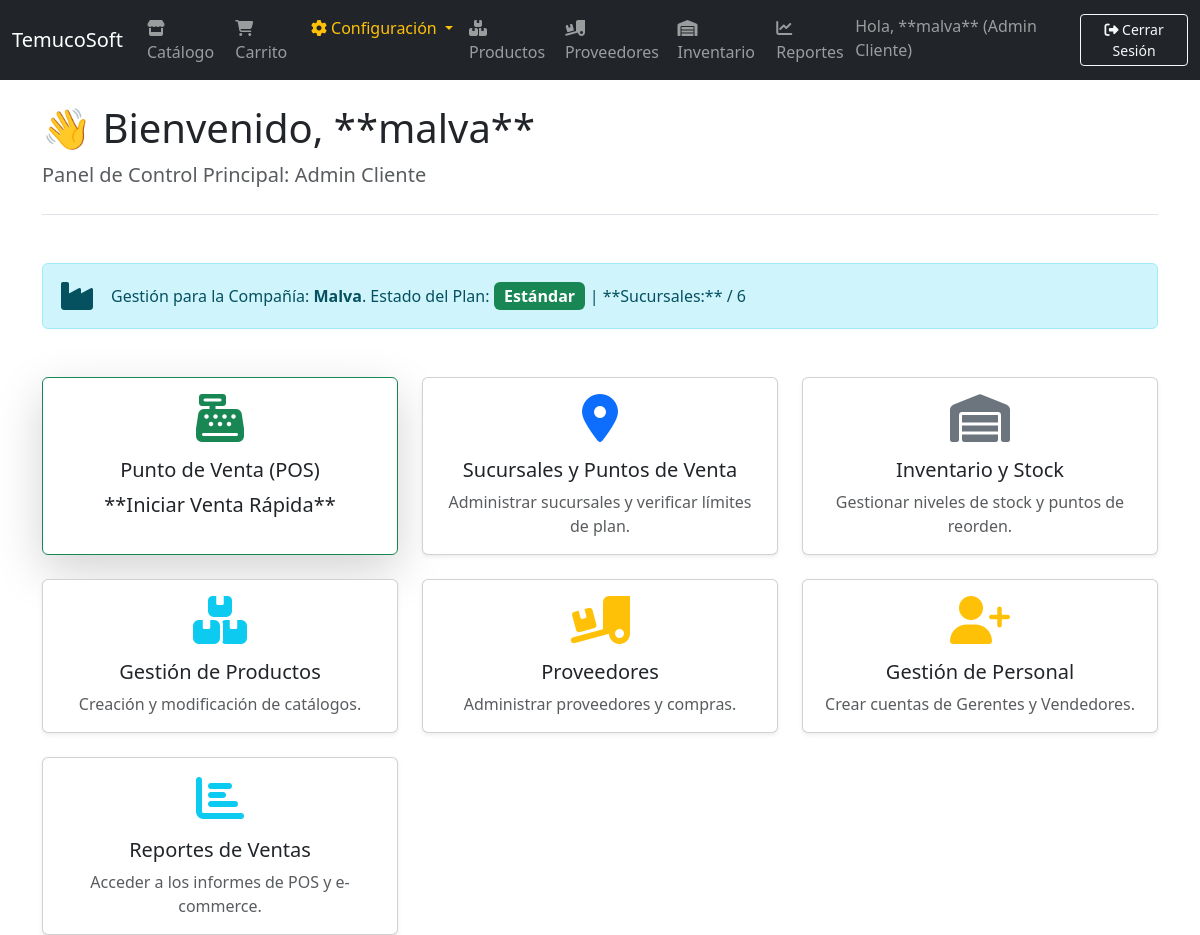
/dashboard/ (signed in), run on the app's committed database.
### accounts/models.py (models this page shows, shortened)
class User(AbstractUser):
    ROLE_CHOICES = (
        ('super_admin', 'Super Administrador'),
        ('admin_cliente', 'Admin Cliente'),
        ('gerente', 'Gerente'),
        ('vendedor', 'Vendedor'),
        ('cliente_final', 'Cliente Final'),
    )
    role = models.CharField(max_length=20, choices=ROLE_CHOICES)
    rut = models.CharField(max_length=12, unique=True)
    company = models.ForeignKey(Company, on_delete=models.SET_NULL, null=True, blank=True)
    branch = models.ForeignKey(Branch, on_delete=models.SET_NULL, null=True, blank=True)
    is_active = models.BooleanField(default=True)
    created_at = models.DateTimeField(auto_now_add=True)
    EMAIL_FIELD = 'email'
    REQUIRED_FIELDS = ['email', 'role', 'rut']

### core/models.py (models this page shows, shortened)
class Company(models.Model):
    name = models.CharField(max_length=100)
    rut = models.CharField(max_length=12, unique=True, help_text="RUT del cliente (con o sin guión/puntos)")
    is_active = models.BooleanField(default=True)
    created_at = models.DateTimeField(auto_now_add=True)

class Subscription(models.Model):
    PLAN_CHOICES = (
        ('BASICO', 'Básico'),
        ('ESTANDAR', 'Estándar'),
        ('PREMIUM', 'Premium'),
    )
    company = models.OneToOneField(Company, on_delete=models.CASCADE, related_name='subscription')
    plan_name = models.CharField(max_length=20, choices=PLAN_CHOICES)
    start_date = models.DateField(auto_now_add=True)
    end_date = models.DateField()
    active = models.BooleanField(default=False)
    max_branches = models.IntegerField(default=1)

### temucosoft_project/urls.py (the view)
# urls.py: path('dashboard/', dashboard_view, name='dashboard'),
def dashboard_view(request):
    if not request.user.is_authenticated:
        return redirect('login')
    return render(request, 'dashboard.html', {'user': request.user})

### templates/dashboard.html (shortened to what this page needs)
{% extends 'base.html' %}
{% block content %}
    <header class="mb-5 border-bottom pb-2">
        <h1>👋 Bienvenido, **{{ user.username }}**</h1>
        <p class="lead text-muted">Panel de Control Principal: {{ user.get_role_display }}</p>
    </header>
    {% if user.company %}
        <div class="alert alert-info d-flex align-items-center mb-5">
            <i class="fas fa-industry fa-2x me-3"></i>
            <div>
                Gestión para la Compañía: <strong>{{ user.company.name }}</strong>.
                Estado del Plan:
                {% if user.company.subscription.active %}
                    <span class="badge bg-success fs-6">{{ user.company.subscription.get_plan_name_display }}</span>
                {% else %}
                    <span class="badge bg-danger fs-6">Inactivo</span>
                {% endif %}
                {% if user.role != 'super_admin' %}
                    | **Sucursales:** {{ branch_count }} / {{ user.company.subscription.max_branches|default:0 }}
                {% endif %}
            </div>
        </div>
    {% endif %}
    <div class="row row-cols-1 row-cols-md-2 row-cols-lg-3 g-4">
        {% if user.role == 'super_admin' %}
            <div class="col">
                <a href="{% url 'sales:request-list' %}" class="card card-link text-decoration-none shadow-lg h-100 border-primary">
                    <div class="card-body text-center">
                        <i class="fas fa-envelope-open-text fa-3x text-primary mb-3"></i>
                        <h5 class="card-title">Solicitudes de Planes</h5>
                        <p class="card-text text-muted">Revisar peticiones de nuevos clientes y dar el alta.</p>
                    </div>
                </a>
            </div>
            <div class="col">
                <a href="{% url 'core:company_list' %}" class="card card-link text-decoration-none shadow-sm h-100">
                    <div class="card-body text-center">
                        <i class="fas fa-building fa-3x text-info mb-3"></i>
                        <h5 class="card-title">Cuentas y Tenancy</h5>
                        <p class="card-text text-muted">Administrar listado de clientes y su estado de actividad.</p>
                    </div>
                </a>
            </div>
            <div class="col">
                <a href="{% url 'core:subscription_list' %}" class="card card-link text-decoration-none shadow-sm h-100">
                    <div class="card-body text-center">
                        <i class="fas fa-receipt fa-3x text-success mb-3"></i>
                        <h5 class="card-title">Gestión de Suscripción</h5>
                        <p class="card-text text-muted">Editar planes y límites de servicio.</p>
                    </div>
                </a>
            </div>
            <div class="col">
                <a href="{% url 'accounts:user_create' %}" class="card card-link text-decoration-none shadow-sm h-100">
                    <div class="card-body text-center">
                        <i class="fas fa-users-cog fa-3x text-warning mb-3"></i>
                        <h5 class="card-title">Creación de Admin Cliente</h5>
                        <p class="card-text text-muted">Configurar credenciales base para nuevos administradores.</p>
                    </div>
                </a>
            </div>
        {% elif user.role == 'admin_cliente' %}
            <div class="col">
                <a href="{% url 'sales:pos_sale' %}" class="card card-link text-decoration-none shadow-lg h-100 border-success">
                    <div class="card-body text-center">
                        <i class="fas fa-cash-register fa-3x text-success mb-3"></i>
                        <h5 class="card-title">Punto de Venta (POS)</h5>
                        <p class="card-text lead">**Iniciar Venta Rápida**</p>
                    </div>
                </a>
            </div>
            <div class="col">
                <a href="{% url 'products:branch_list' %}" class="card card-link text-decoration-none shadow-sm h-100">
                    <div class="card-body text-center">
                        <i class="fas fa-map-marker-alt fa-3x text-primary mb-3"></i>
                        <h5 class="card-title">Sucursales y Puntos de Venta</h5>
                        <p class="card-text text-muted">Administrar sucursales y verificar límites de plan.</p>
                    </div>
                </a>
            </div>
            <div class="col">
                <a href="{% url 'products:inventory_list' %}" class="card card-link text-decoration-none shadow-sm h-100">
                    <div class="card-body text-center">
                        <i class="fas fa-warehouse fa-3x text-secondary mb-3"></i>
                        <h5 class="card-title">Inventario y Stock</h5>
                        <p class="card-text text-muted">Gestionar niveles de stock y puntos de reorden.</p>
                    </div>
                </a>
            </div>
            <div class="col">
                <a href="{% url 'products:product_list' %}" class="card card-link text-decoration-none shadow-sm h-100">
                    <div class="card-body text-center">
                        <i class="fas fa-boxes fa-3x text-info mb-3"></i>
                        <h5 class="card-title">Gestión de Productos</h5>
                        <p class="card-text text-muted">Creación y modificación de catálogos.</p>
                    </div>
                </a>
            </div>
            <div class="col">
                <a href="{% url 'products:supplier_list' %}" class="card card-link text-decoration-none shadow-sm h-100">
                    <div class="card-body text-center">
                        <i class="fas fa-truck-loading fa-3x text-warning mb-3"></i>
                        <h5 class="card-title">Proveedores</h5>
                        <p class="card-text text-muted">Administrar proveedores y compras.</p>
                    </div>
                </a>
            </div>
            <div class="col">
                <a href="{% url 'accounts:user_create' %}" class="card card-link text-decoration-none shadow-sm h-100">
                    <div class="card-body text-center">
                        <i class="fas fa-user-plus fa-3x text-warning mb-3"></i>
                        <h5 class="card-title">Gestión de Personal</h5>
                        <p class="card-text text-muted">Crear cuentas de Gerentes y Vendedores.</p>
                    </div>
                </a>
            </div>
            <div class="col">
                <a href="{% url 'sales:report-sales' %}" class="card card-link text-decoration-none shadow-sm h-100">
                    <div class="card-body text-center">
                        <i class="fas fa-chart-bar fa-3x text-info mb-3"></i>
                        <h5 class="card-title">Reportes de Ventas</h5>
                        <p class="card-text text-muted">Acceder a los informes de POS y e-commerce.</p>
                    </div>
                </a>
            </div>
        {% endif %}
    </div>
{% endblock %}

### templates/base.html (shortened to what this page needs)
{% load static %}
<!DOCTYPE html>
<html lang="es">
<head>
    <link href="https://cdn.jsdelivr.net/npm/bootstrap@5.3.3/dist/css/bootstrap.min.css" rel="stylesheet">
    <link rel="stylesheet" href="https://cdnjs.cloudflare.com/ajax/libs/font-awesome/6.5.2/css/all.min.css">
</head>
<body>
    <nav class="navbar navbar-expand-lg navbar-dark bg-dark">
        <div class="container-fluid">
            <a class="navbar-brand" href="{% url 'dashboard' %}">TemucoSoft</a>
            <div class="collapse navbar-collapse" id="navbarNav">
                <ul class="navbar-nav me-auto mb-2 mb-lg-0">
                    <li class="nav-item">
                        <a class="nav-link" href="{% url 'shop:catalogo' %}"><i class="fas fa-store"></i> Catálogo</a>
                    </li>
                    <li class="nav-item">
                        <a class="nav-link" href="{% url 'shop:cart' %}"><i class="fas fa-shopping-cart"></i> Carrito</a>
                    </li>
                    {% if user.is_authenticated %}
                        {% if user.role == 'super_admin' or user.role == 'admin_cliente' %}
                            <li class="nav-item dropdown">
                                <a class="nav-link dropdown-toggle text-warning" href="#" role="button" data-bs-toggle="dropdown" aria-expanded="false">
                                    <i class="fas fa-cog"></i> Configuración
                                </a>
                            </li>
                        {% endif %}
                        {% if user.role == 'admin_cliente' or user.role == 'gerente' %}
                            <li class="nav-item"><a class="nav-link" href="{% url 'products:product_list' %}"><i class="fas fa-boxes"></i> Productos</a></li>
                            <li class="nav-item"><a class="nav-link" href="{% url 'products:supplier_list' %}"><i class="fas fa-truck-loading"></i> Proveedores</a></li>
                            <li class="nav-item"><a class="nav-link" href="{% url 'products:inventory_list' %}"><i class="fas fa-warehouse"></i> Inventario</a></li>
                            <li class="nav-item"><a class="nav-link" href="{% url 'sales:report-sales' %}"><i class="fas fa-chart-line"></i> Reportes</a></li>
                        {% endif %}
                    {% endif %}
                </ul>
                <ul class="navbar-nav">
                    {% if user.is_authenticated %}
                        <li class="nav-item">
                            <span class="navbar-text me-3">
                                Hola, **{{ user.username }}** ({{ user.get_role_display }})
                            </span>
                        </li>
                        <li class="nav-item">
                            <a class="btn btn-sm btn-outline-light" href="#" onclick="secureLogout(event)"><i class="fas fa-sign-out-alt"></i> Cerrar Sesión</a>
                        </li>
                    {% else %}
                        <li class="nav-item">
                            <a class="btn btn-sm btn-outline-light" href="{% url 'login' %}"><i class="fas fa-sign-in-alt"></i> Iniciar Sesión</a>
                        </li>
                    {% endif %}
                </ul>
            </div>
        </div>
    </nav>
    <main class="container mt-4">
        {% block content %}
        {% endblock %}
    </main>
</body>
</html>

### templates/dashboard.html (style rules this page uses)
.card-link { transition: all 0.2s ease-in-out; color: inherit; }

### data on the page
User: username "malva", role "Admin Cliente", company.name "Malva", company.subscription.plan_name "Estándar", company.subscription.max_branches "6"
